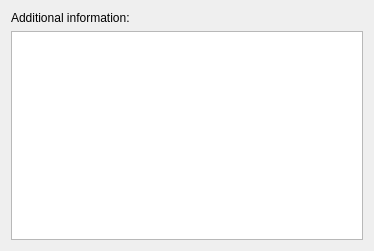
<?xml version="1.0" encoding="UTF-8"?>
<ui version="4.0">
 <class>JabberAboutInfo</class>
 <widget class="QWidget" name="JabberAboutInfo">
  <property name="geometry">
   <rect>
    <x>0</x>
    <y>0</y>
    <width>374</width>
    <height>251</height>
   </rect>
  </property>
  <property name="windowTitle">
   <string>Form4</string>
  </property>
  <layout class="QVBoxLayout">
   <property name="spacing">
    <number>6</number>
   </property>
   <property name="margin">
    <number>11</number>
   </property>
   <item>
    <widget class="QLabel" name="TextLabel26">
     <property name="text">
      <string>Additional information:</string>
     </property>
     <property name="wordWrap">
      <bool>false</bool>
     </property>
    </widget>
   </item>
   <item>
    <widget class="QPlainTextEdit" name="edtAbout"/>
   </item>
  </layout>
 </widget>
 <resources/>
 <connections/>
</ui>
